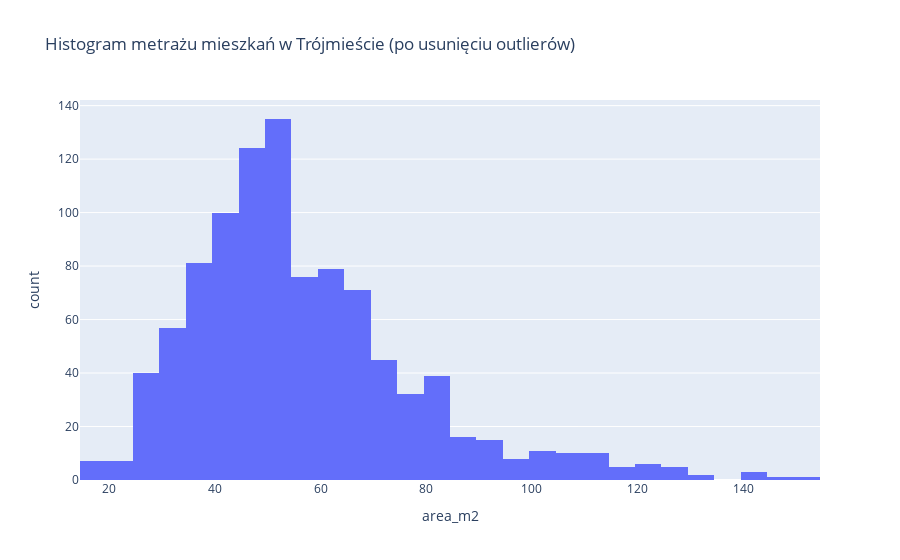

The code cell stored with this chart in its notebook:
### Code cell
# Usuwam dwa mieszkania outlier'y powyej 160 m2 i powyej 3,5 mn zł ponawiam wykresy
df_filtered = df[(df['area_m2'] <= 160) & (df['price_total_zl_cleaned'] <= 3_500_000)]
px.histogram(df_filtered, x='area_m2', title='Histogram metrażu mieszkań w Trójmieście (po usunięciu outlierów)', nbins=50)

### Figure 1 — Plotly figure (JSON) as saved in the notebook; plotly's stock layout.template omitted (floating-point values rounded to 4 significant figures; data arrays with more than 128 entries replaced by an {"elided": "..."} marker saying what was removed)
{"data": [{"bingroup": "x", "hovertemplate": "area_m2=%{x}<br>count=%{y}<extra></extra>", "legendgroup": "", "marker": {"color": "#636efa", "pattern": {"shape": ""}}, "name": "", "nbinsx": 50, "orientation": "v", "showlegend": false, "type": "histogram", "x": {"elided": "986 float values"}, "xaxis": "x", "yaxis": "y"}], "layout": {"barmode": "relative", "legend": {"tracegroupgap": 0}, "title": {"text": "Histogram metrażu mieszkań w Trójmieście (po usunięciu outlierów)"}, "xaxis": {"anchor": "y", "domain": [0, 1], "title": {"text": "area_m2"}}, "yaxis": {"anchor": "x", "domain": [0, 1], "title": {"text": "count"}}}}
